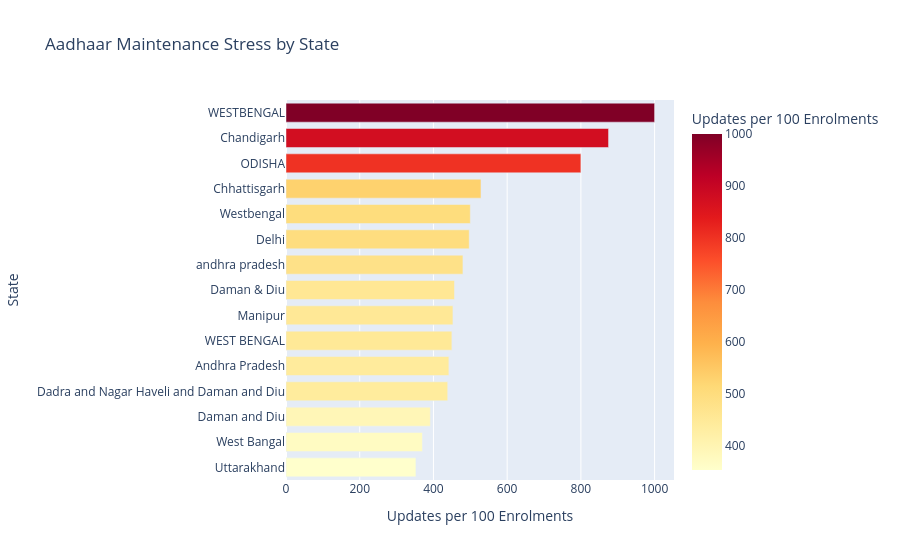

Source (notebook cell):
### Markdown cell above
### Aadhaar Maintenance Stress Across Indian States

### Code cell
# 1. Remove duplicate columns (critical safety step)
enrol_df = enrol.loc[:, ~enrol.columns.duplicated()].copy()
demo_df  = demo.loc[:,  ~demo.columns.duplicated()].copy()

# 2. Clean state columns
enrol_df['state'] = enrol_df['state'].astype(str).str.strip()
demo_df['state']  = demo_df['state'].astype(str).str.strip()

enrol_df = enrol_df[enrol_df['state'].str.lower() != 'nan']
demo_df  = demo_df[demo_df['state'].str.lower() != 'nan']

# 3. Aggregate totals by state
enrol_state = enrol_df.groupby('state', as_index=False)['total_enrolments'].sum()
demo_state  = demo_df.groupby('state',  as_index=False)['demo_age_17_'].sum()

# 4. Merge datasets
state_data = pd.merge(enrol_state, demo_state, on='state', how='inner')

# 5. Compute maintenance stress
state_data['updates_per_100'] = (
    state_data['demo_age_17_'] / state_data['total_enrolments']
) * 100

# 6. Take top stressed states
state_data = state_data.sort_values(
    'updates_per_100', ascending=False
).head(15)

# 7. Plot (CLEAN & JUDGE-FRIENDLY)
fig1 = px.bar(
    state_data,
    x='updates_per_100',
    y='state',
    orientation='h',
    title="Aadhaar Maintenance Stress by State",
    labels={
        'updates_per_100': 'Updates per 100 Enrolments',
        'state': 'State'
    },
    color='updates_per_100',
    color_continuous_scale='YlOrRd'
)

fig1.update_layout(
    yaxis=dict(autorange="reversed"),
    bargap=0.25
)

fig1.show()

### Figure 1 — Plotly figure (JSON) as saved in the notebook; plotly's stock layout.template omitted (floating-point values rounded to 4 significant figures)
{"data": [{"alignmentgroup": "True", "hovertemplate": "Updates per 100 Enrolments=%{marker.color}<br>State=%{y}<extra></extra>", "legendgroup": "", "marker": {"color": [1000, 875.0, 800, 529.0, 500, 497.1, 480, 457.1, 452.9, 450, 441.9, 438.7, 391.7, 370, 352.5], "coloraxis": "coloraxis", "pattern": {"shape": ""}}, "name": "", "offsetgroup": "", "orientation": "h", "showlegend": false, "textposition": "auto", "type": "bar", "x": [1000, 875.0, 800, 529.0, 500, 497.1, 480, 457.1, 452.9, 450, 441.9, 438.7, 391.7, 370, 352.5], "xaxis": "x", "y": ["WESTBENGAL", "Chandigarh", "ODISHA", "Chhattisgarh", "Westbengal", "Delhi", "andhra pradesh", "Daman & Diu", "Manipur", "WEST BENGAL", "Andhra Pradesh", "Dadra and Nagar Haveli and Daman and Diu", "Daman and Diu", "West Bangal", "Uttarakhand"], "yaxis": "y"}], "layout": {"bargap": 0.25, "barmode": "relative", "coloraxis": {"colorbar": {"title": {"text": "Updates per 100 Enrolments"}}, "colorscale": [[0, "rgb(255,255,204)"], [0.125, "rgb(255,237,160)"], [0.25, "rgb(254,217,118)"], [0.375, "rgb(254,178,76)"], [0.5, "rgb(253,141,60)"], [0.625, "rgb(252,78,42)"], [0.75, "rgb(227,26,28)"], [0.875, "rgb(189,0,38)"], [1, "rgb(128,0,38)"]]}, "legend": {"tracegroupgap": 0}, "title": {"text": "Aadhaar Maintenance Stress by State"}, "xaxis": {"anchor": "y", "domain": [0, 1], "title": {"text": "Updates per 100 Enrolments"}}, "yaxis": {"anchor": "x", "autorange": "reversed", "domain": [0, 1], "title": {"text": "State"}}}}
